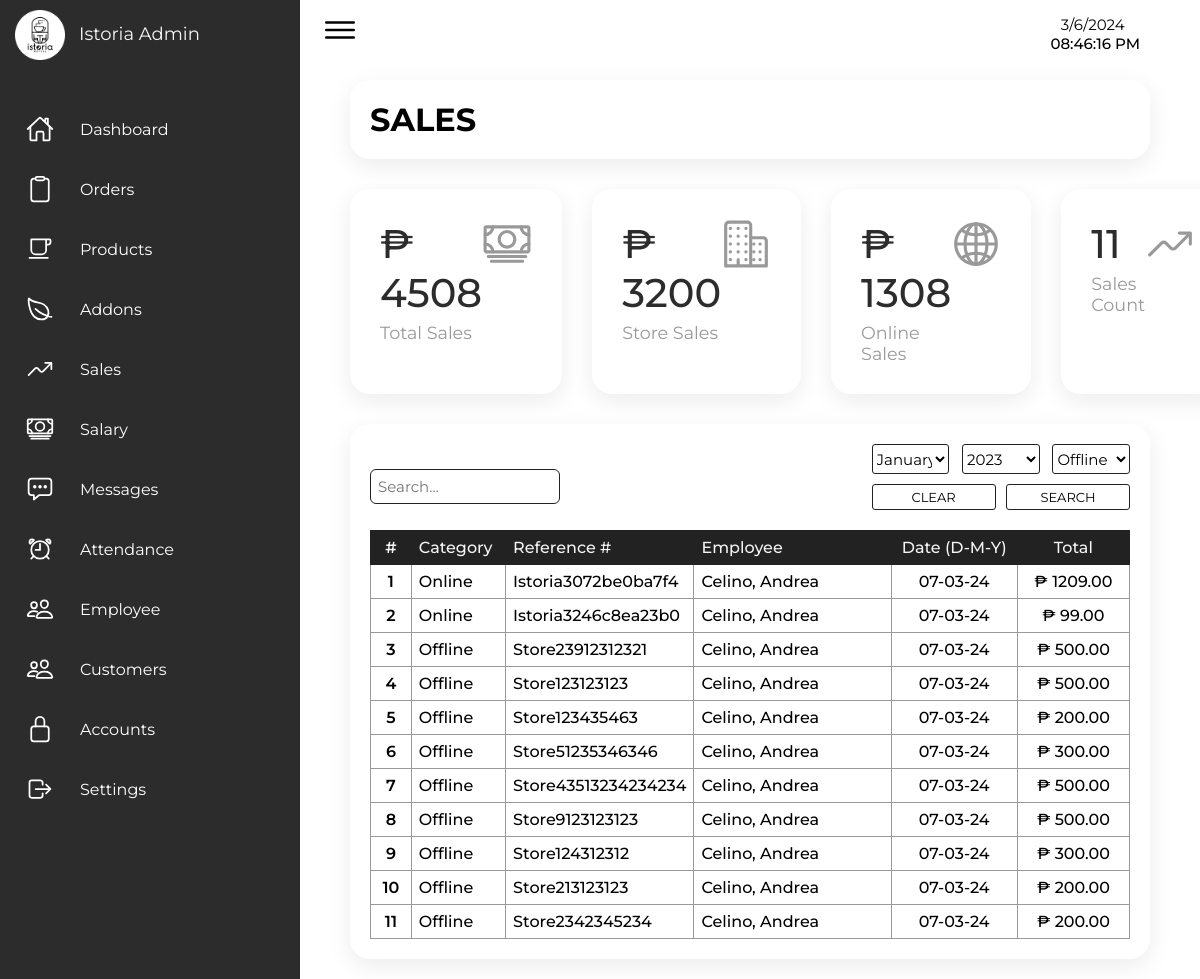
/Admin/admin_sales.php (signed in), run on an earlier commit of the app's database.
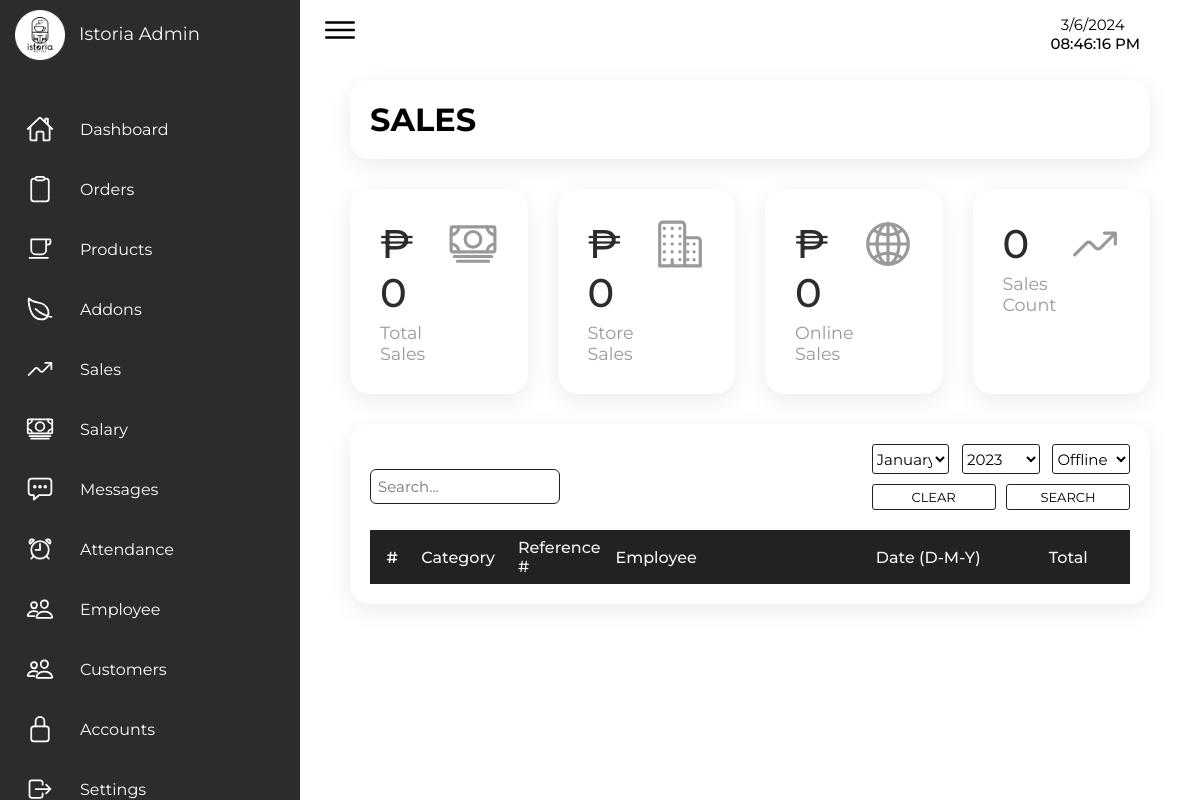
And on a later commit of the database.
### tables this page shows
CREATE TABLE `sales` (
  `id` int(255) NOT NULL,
  `eid` int(255) NOT NULL,
  `total` int(255) NOT NULL,
  `type` varchar(255) NOT NULL,
  `date` varchar(255) NOT NULL,
  `time` varchar(255) NOT NULL,
  `reference` varchar(255) NOT NULL
);

CREATE TABLE `employee` (
  `id` int(255) NOT NULL,
  `eid` int(255) NOT NULL,
  `employee_id` varchar(255) NOT NULL,
  `rank` varchar(255) NOT NULL,
  `name` varchar(255) NOT NULL,
  `gender` varchar(255) NOT NULL,
  `age` varchar(255) NOT NULL,
  `birthdate` varchar(255) NOT NULL,
  `birthplace` varchar(255) NOT NULL,
  `address` varchar(255) NOT NULL,
  `contact` varchar(255) NOT NULL,
  `email` varchar(255) NOT NULL,
  `image` varchar(255) NOT NULL,
  `hire_date` varchar(255) NOT NULL
);

### Admin/admin_sales.php (the view, shortened to what this page needs)
<?php
  include '../connection.php';
?>
<!DOCTYPE html>
<html lang="en">
  <head>
    <link rel="stylesheet" href="../Src/Styles/style_admin.css" />
  </head>
  <body>
    <div class="container">
      <?php include 'sidenav.php' ?>
      <div class="main">
        <div class="topbar">
          <div class="toggle">
            <ion-icon name="menu-outline"></ion-icon>
          </div>
          <?php include 'time.php' ?>
        </div>
        <div class="container-box">
          <h1>SALES</h1>
        </div>
        <div class="salesgraph">
          <div class="cardBox">
          <div class="card">
              <?php
                $total_overall = 0;
                $select_overall = mysqli_query($conn, "SELECT * FROM `sales`") or die ('query failed');
                while ($fetch_overall = mysqli_fetch_assoc($select_overall)){
                    $total_overall += $fetch_overall['total'];
                }
              ?>
              <div>
                <div class="numbers">₱ <?php echo $total_overall ?></div>
                <div class="cardName">Total Sales</div>
              </div>
              <div class="iconBx">
                <ion-icon name="cash-outline"></ion-icon>
              </div>
            </div>
            <div class="card">
              <?php
                $Store_sales = 0;
                $select_store_sales = mysqli_query($conn, "SELECT * FROM `sales` WHERE type = 'offline'") or die ('query failed');
                while ($fetch_store_sales = mysqli_fetch_assoc($select_store_sales)){
                    $Store_sales  += $fetch_store_sales['total'];
                }
              ?>
              <div>
                <div class="numbers">₱ <?php echo $Store_sales  ?></div>
                <div class="cardName">Store Sales</div>
              </div>
              <div class="iconBx">
                <ion-icon name="business-outline"></ion-icon>
              </div>
            </div>
            <div class="card">
              <?php
                $online_sales = 0;
                $select_online_sales = mysqli_query($conn, "SELECT * FROM `sales` WHERE type = 'online'") or die ('query failed');
                while ($fetch_online_sales = mysqli_fetch_assoc($select_online_sales)){
                    $online_sales  += $fetch_online_sales['total'];
                }
              ?>
              <div>
                <div class="numbers">₱ <?php echo $online_sales ?></div>
                <div class="cardName">Online Sales</div>
              </div>
              <div class="iconBx">
                <ion-icon name="globe-outline"></ion-icon>
              </div>
            </div>
            <div class="card">
              <?php
                $select_count_sales = mysqli_query($conn, "SELECT * FROM `sales`") or die ('query failed');
                $fetch_count_sales  = mysqli_num_rows($select_count_sales);
              ?>
              <div>
                <div class="numbers"><?php echo $fetch_count_sales ?></div>
                <div class="cardName">Sales Count</div>
              </div>
              <div class="iconBx">
                <ion-icon name="trending-up-outline"></ion-icon>
              </div>
            </div>
          </div>
        </div>
        <div class="container-box sale-search-table">
          <div class="sales-search">
          <?php
            $selected_type = isset($_POST['type']) ? $_POST['type'] : 'offline';
            if(isset($_POST['search'])) {
              $selected_month = $_POST['month'];
              $selected_year = $_POST['year'];
              $selected_type = $_POST['type'];
              $formatted_date = sprintf('%02d-%02d', $selected_month, substr($selected_year, -2));
              $sql = "SELECT * FROM `sales` WHERE date LIKE '%$formatted_date%' AND type = '$selected_type'";
              $select_sales = mysqli_query($conn, $sql) or die ('Query failed');
            } else {
                $select_sales = mysqli_query($conn, "SELECT * FROM `sales`") or die ('Query failed');
            }
            ?>
          <form method="post" >
            <div class="sales-flex">
              <div class="sales-input">
                <input type="text" name="searchInput" id="searchInput" placeholder="Search...">
              </div>
              <div class="form">
                <div class="col1">
                <select name="month" id="month" required>
                    <?php
                        $months = array(
                            1 => 'January', 2 => 'February', 3 => 'March', 4 => 'April', 5 => 'May',
                            6 => 'June', 7 => 'July', 8 => 'August', 9 => 'September', 10 => 'October',
                            11 => 'November', 12 => 'December'
                        );
                        foreach ($months as $value => $label) {
                            $selected = ($value == $selected_month) ? 'selected' : '';
                            echo "<option value='$value' $selected>$label</option>";
                        }
                    ?>
                </select>
                <select name="year" id="year" required>
                    <?php
                        $current_year = date("Y");
                        for ($year = 2023; $year <= $current_year; $year++) {
                            $selected = ($year == $selected_year) ? 'selected' : '';
                            echo "<option value='$year' $selected>$year</option>";
                        }
                    ?>
                </select>
                <select name="type">
                    <option value="offline" <?php if ($selected_type == 'offline') echo 'selected'; ?>>Offline</option>
                </select>
                </div>
                  <div class="col2">
                    <button type="submit" name="clear">CLEAR</button>
                    <button type="clear" name="search">SEARCH</button>
                </div>
              </div>
            </div>
          </div>
          <table class="sale-search" id="sale-search">
            <thead>
              <tr>
                <th>#</th>
                <th>Category</th>
                <th>Reference #</th>
                <th>Employee</th>
                <th>date (D-M-Y)</th>
                <th>Total</th>
              </tr>
            </thead>
            <tbody>
              <?php
                 $count = 0;
                while ($fetch_sales = mysqli_fetch_assoc($select_sales)){
                  $count++;
                  $eid = $fetch_sales['eid'];
                  if($eid == 0){
                    $name = "Not Exist";
                  }else{
                    $search = $fetch_sales['eid'];
                    $select_employee = mysqli_query($conn, "SELECT * FROM `employee` WHERE eid = ' $search ' ") or die ('Query failed');
                    $fetch_employee = mysqli_fetch_assoc($select_employee);
                    $name = $fetch_employee ['name'];
                  }
              ?>
              <tr>
                <td><?php echo $count  ?></td>
                <td><?php echo $fetch_sales['type'] ?></td>
                <td><?php echo $fetch_sales['reference'] ?></td>
                <td><?php echo $name ?></td>
                <td><?php echo $fetch_sales['date']?></td>
                <td>₱ <?php echo $fetch_sales['total'] ?>.00</td>
              </tr>
            </tbody>
            <?php
              }
            ?>
          </table>
        </div>
      </div>
    </div>
  </body>
</html>

### Admin/sidenav.php
<div class="navigation">
  <ul>
    <li>
      <a href="admin_home.php">
        <span class="icon">
          <img
            class="home-brand"
            src="../assets/Images/Favicon.png"
            width="50px"
          />
        </span>
        <span class="brand-title">Istoria Admin</span>
      </a>
    </li>
    <li>
      <a href="admin_home.php">
        <span class="icon">
          <ion-icon name="home-outline"></ion-icon>
        </span>
        <span class="title">Dashboard</span>
      </a>
    </li>
    <li>
      <a href="admin_orders.php">
        <span class="icon">
          <ion-icon name="clipboard-outline"></ion-icon>
        </span>
        <span class="title">Orders</span>
      </a>
    </li>
    <li>
      <a href="admin_products.php">
        <span class="icon">
          <ion-icon name="cafe-outline"></ion-icon>
        </span>
        <span class="title">Products</span>
      </a>
    </li>
    <li>
      <a href="admin_addons.php">
        <span class="icon">
          <ion-icon name="leaf-outline"></ion-icon>
        </span>
        <span class="title">Addons</span>
      </a>
    </li>
    <li>
      <a href="admin_sales.php">
        <span class="icon">
          <ion-icon name="trending-up-outline"></ion-icon>
        </span>
        <span class="title">Sales</span>
      </a>
    </li>
    <li>
      <a href="admin_salary.php">
        <span class="icon">
          <ion-icon name="cash-outline"></ion-icon>
        </span>
        <span class="title">Salary</span>
      </a>
    </li>
    <li>
      <a href="admin_messages.php">
        <span class="icon">
          <ion-icon name="chatbox-ellipses-outline"></ion-icon>
        </span>
        <span class="title">Messages</span>
      </a>
    </li>
    <li>
      <a href="admin_attendance.php">
        <span class="icon">
          <ion-icon name="alarm-outline"></ion-icon>
        </span>
        <span class="title">Attendance</span>
      </a>
    </li>
    <li>
      <a href="admin_employee.php">
        <span class="icon">
          <ion-icon name="people-outline"></ion-icon>
        </span>
        <span class="title">Employee</span>
      </a>
    </li>
    <li>
      <a href="admin_customers.php">
        <span class="icon">
          <ion-icon name="people-outline"></ion-icon>
        </span>
        <span class="title">Customers</span>
      </a>
    </li>
    <li>
      <a href="admin_accounts.php">
        <span class="icon">
          <ion-icon name="lock-closed-outline"></ion-icon>
        </span>
        <span class="title">Accounts</span>
      </a>
    </li>
    <li>
      <a href="admin_settings.php">
      <span class="icon">
          <ion-icon name="log-out-outline"></ion-icon>
        </span>
        <span class="title">Settings</span>
      </a>
    </li>
  </ul>
</div>

### Admin/time.php (shortened to what this page needs)
<div class="panel-time text-center">
    <p id="currentDate" class="date"></p>
    <p id="time" class="time"></p>
</div>

What changed in the data, as far as the page shows it:
removed sales: type "Online", reference "Istoria3072be0ba7f4", employee.name "Celino, Andrea", date "07-03-24", total "1209"
removed sales: type "Online", reference "Istoria3246c8ea23b0", employee.name "Celino, Andrea", date "07-03-24", total "99"
removed sales: type "Offline", reference "Store23912312321", employee.name "Celino, Andrea", date "07-03-24", total "500"
removed sales: type "Offline", reference "Store123123123", employee.name "Celino, Andrea", date "07-03-24", total "500"
removed sales: type "Offline", reference "Store123435463", employee.name "Celino, Andrea", date "07-03-24", total "200"
removed sales: type "Offline", reference "Store51235346346", employee.name "Celino, Andrea", date "07-03-24", total "300"
removed sales: type "Offline", reference "Store43513234234234", employee.name "Celino, Andrea", date "07-03-24", total "500"
removed sales: type "Offline", reference "Store9123123123", employee.name "Celino, Andrea", date "07-03-24", total "500"
removed sales: type "Offline", reference "Store124312312", employee.name "Celino, Andrea", date "07-03-24", total "300"
removed sales: type "Offline", reference "Store213123123", employee.name "Celino, Andrea", date "07-03-24", total "200"
removed sales: type "Offline", reference "Store2342345234", employee.name "Celino, Andrea", date "07-03-24", total "200"
Also different on the page:
$total_overall: "4508" → "0"
$Store_sales: "3200" → "0"
$online_sales: "1308" → "0"
$fetch_count_sales: "11" → "0"
